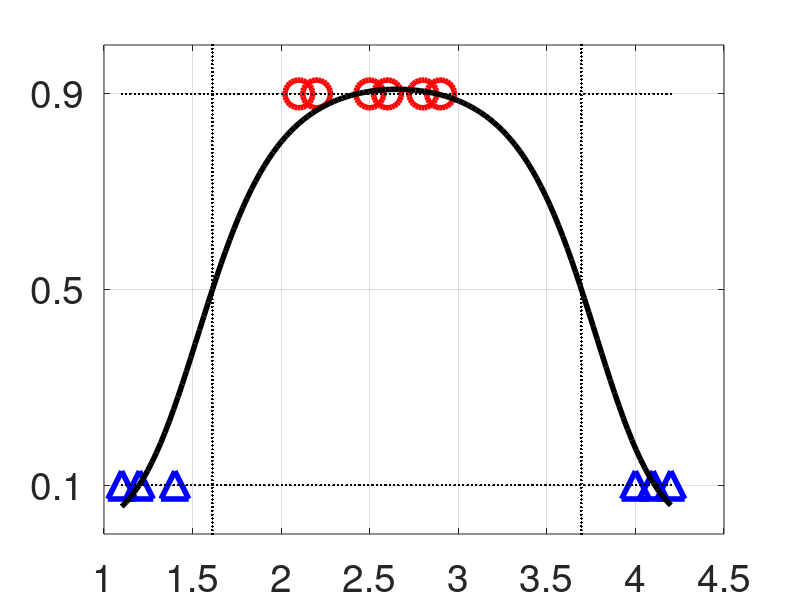
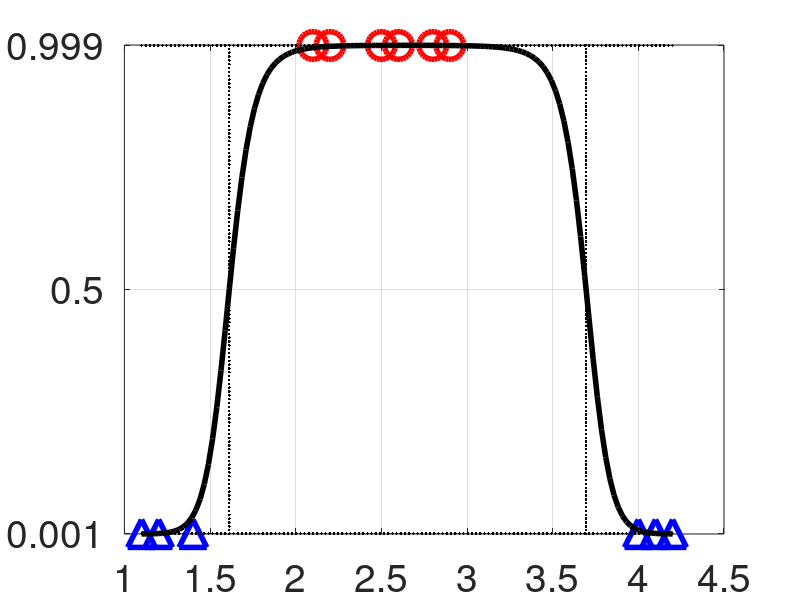

MATLAB code to generate these figures, in order:
%
%close all
clear
DATA.LINEWIDTH=4;
DATA.FONTSIZE=28;
DATA.MARKERSIZE=20;



X1=[1.1,1.2,1.4,4.0,4.1,4.2]; 
X2=[2.1,2.2,2.5,2.6,2.8,2.9];


%%%%%%%%%%%%%%%%%%%%%%%%%%%%%%%%%%%%%%%%%%%%%%%%%%%%%%%%%%%%%%%%%%%%%%%%%%%%%%%%
function F=func_sigmoid(C,X)
    F=1./(1.0+exp(-polyval(C,X)));
endfunction

function H=func_logit(F)
    H=log(F./(1-F));
endfunction

function C=func_getc(X1,X2,B,M,DATA)

    Y1=B*ones(size(X1));
    Y2=(1-B)*ones(size(X2));


    X=[X1 X2]';
    Y=[Y1 Y2]';
    A=[ones(size(X))];
    for II=1:M
        A=[X.^(II) A];
    endfor

    C=inv(A'*A)*A'*func_logit(Y);

    L=128;
    Xs=linspace(min(X),max(X),L);
    Ys=func_sigmoid(C,Xs);

    
    plot(   X1,Y1,'^b','linewidth',DATA.LINEWIDTH,'markersize',DATA.MARKERSIZE,...
            X2,Y2,'or','linewidth',DATA.LINEWIDTH,'markersize',DATA.MARKERSIZE,...
            Xs,Ys,'k','linewidth',DATA.LINEWIDTH,'markersize',DATA.MARKERSIZE,...
            Xs,ones(size(Xs))*B,'.k','linewidth',DATA.LINEWIDTH,...
            Xs,ones(size(Xs))*(1-B),'.k','linewidth',DATA.LINEWIDTH)
    grid

    set(gca,'ytick',[B 0.5 1-B]);
    set(gca,'fontsize',DATA.FONTSIZE);

    ylim([0 1])
    %daspect([1.5 1 1])

    R = roots(C)
    hold on
    for II=1:length(R)
        Xp=R(II)*ones(1,L);
        Yp=linspace(0,1,L);
        plot(Xp,Yp,'.k','linewidth',DATA.LINEWIDTH);
    endfor
    hold off
endfunction

B=0.1
M=2
C=func_getc(X1,X2,B,M,DATA);
C1 = fliplr(C')
%set(gca,'linewidth',LINEWIDTH);
print(gcf,'ex1s1-reglogr1r1poly.eps','-depsc')

B=0.001
M=2
C=func_getc(X1,X2,B,M,DATA);
C2 = fliplr(C')
%set(gca,'linewidth',LINEWIDTH);
print(gcf,'ex1s2-reglogr1r1poly.eps','-depsc')
